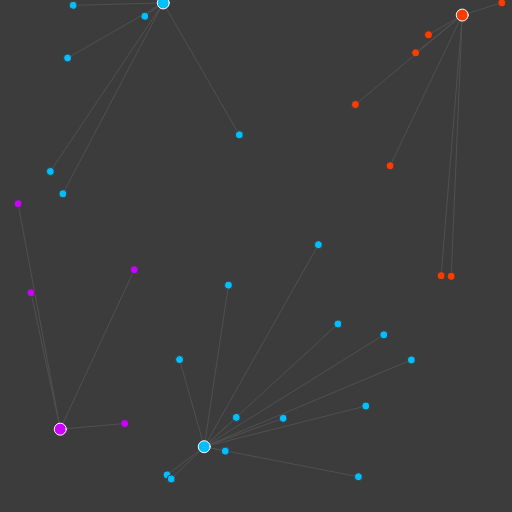
Frame 1 (no input)
Frame 60 (no input): identical to frame 1, image omitted
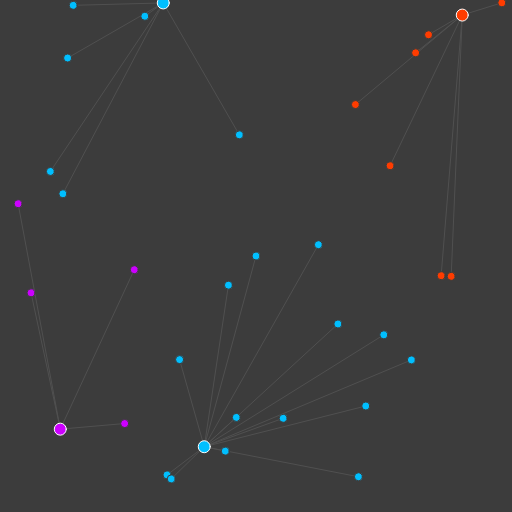
Frame 120 (the mouse pressed at the canvas centre since frame 60)

The p5.js sketch that drew these frames (run headless with seeded random() and noise() and a simulated clock; from frame 60 on, the mouse is pressed at the canvas centre):

// p5.js sketch
// ── sketch.js
let points
// Clusters
let ks

// Amount of clusters
const K_AMOUNT = 4

let scoreLabel

function setup() {
  createCanvas(512, 512)

  points = []
  ks = []

  for (let i = 0; i < 30; i++) {
    points.push(Point.createRandom())
  }

  for (let i = 0; i < K_AMOUNT; i++) {
    ks.push(K.createRandom())
  }

  createP(
    'Click with the mouse to add points<br/>' +
      'Press any button to calculate one step'
  )

  scoreLabel = createP('Score: 0')

  // Initial calculation
  calculateClusters()

  // From the 'ui.js' file
  createUI()
}

function draw() {
  background(60)

  for (let k of ks) {
    fill(k.color)
    noStroke()

    for (let p of k.points) {
      stroke(80)
      line(k.toScreenX(), k.toScreenY(), p.toScreenX(), p.toScreenY())
    }

    for (let p of k.points) {
      stroke(60)
      p.draw()
    }

    fill(k.color)
    stroke(255)

    k.draw()
  }
}

let haveCalculated = true

function keyPressed() {
  if (!haveCalculated) {
    console.log('Calculating clusters')
    calculateClusters()
    haveCalculated = true
  } else {
    console.log('Moving Ks')
    moveClusters()
    haveCalculated = false
  }
}

function mousePressed() {
  addPoint()
}

function mouseDragged() {
  addPoint()
}

/**
 * Add a point at the position of the mouse
 */
function addPoint() {
  let x = map(mouseX, 0, width, -1, 1)
  let y = map(mouseY, height, 0, -1, 1)

  if (x > 1 || x < -1 || y > 1 || y < -1) {
    return
  }

  points.push(new Point(x, y))
  calculateClusters()
}

/**
 * Calculate which cluster (Ks) each point closest to
 */
function calculateClusters() {
  for (let k of ks) {
    k.points = []
  }

  for (let p of points) {
    let closestK
    let closestDistance = Infinity

    for (let k of ks) {
      let distance = dist(p.x, p.y, k.x, k.y)

      if (distance < closestDistance) {
        closestDistance = distance
        closestK = k
      }
    }

    if (closestK) {
      closestK.points.push(p)
    }
  }

  let formattedScore = Math.round(totalScore() * 10000) / 10000

  scoreLabel.html('Score: ' + formattedScore)
}

/**
 * Move each cluster (Ks) to the middle of its points
 */
function moveClusters() {
  for (k of ks) {
    let totalX = 0
    let totalY = 0

    if (k.points.length == 0) {
      continue
    }

    for (p of k.points) {
      totalX += p.x
      totalY += p.y
    }

    let averageX = totalX / k.points.length
    let averageY = totalY / k.points.length

    k.x = averageX
    k.y = averageY
  }
}

/**
 * Calculate clusters until they don't move anymore
 */
function finishClusters() {
  let prevScore

  while (prevScore !== totalScore()) {
    prevScore = totalScore()
    calculateClusters()
    moveClusters()
  }
}

// The total score calculated as the average distance,
// between the clusters and the points
function totalScore() {
  let sum = 0
  for (let k of ks) {
    sum += k.score()
  }

  return sum / ks.length
}

// ── Point.js
class Point {
  constructor(x, y) {
    this.x = x
    this.y = y
  }

  toScreenX() {
    return map(this.x, -1, 1, 0, width)
  }

  toScreenY() {
    return map(this.y, -1, 1, height, 0)
  }

  draw() {
    ellipse(this.toScreenX(), this.toScreenY(), 8, 8)
  }

  static createRandom() {
    return new Point(random(-1, 1), random(-1, 1))
  }
}

class K extends Point {
  constructor(x, y) {
    super(x, y)

    this.color = color(
      'hsb(' + Math.floor(Math.random() * 360) + ', 100%, 100%)'
    )

    this.points = []
  }

  static createRandom() {
    return new K(Math.random() * 2 - 1, Math.random() * 2 - 1)
  }

  draw() {
    ellipse(this.toScreenX(), this.toScreenY(), 12, 12)
  }

  score() {
    if (this.points.length === 0) {
      return 1
    }

    let sum = 0
    for (let p of this.points) {
      sum += dist(p.x, p.y, this.x, this.y)
    }

    return sum / this.points.length
  }
}

// ── ui.js
function createUI() {
  let resetBtn = createButton('Clear points')
  resetBtn.mousePressed(() => {
    points = []
    calculateClusters()

    for (let k of ks) {
      k.points = []
    }
  })

  let randomizeClusters = () => {
    for (let k of ks) {
      k.x = random(-1, 1)
      k.y = random(-1, 1)
    }
  }

  let randomizeClustersBtn = createButton('Randomize Clusters')
  randomizeClustersBtn.mousePressed(() => {
    randomizeClusters()
  })

  let finishKs = createButton('Calculate Clusters')
  finishKs.mousePressed(() => {
    finishClusters()
  })

  let bestKs = createButton('Calculate best Ks over 100 tries')
  bestKs.mousePressed(() => {
    let bestScore = Infinity
    let bestClusterPositions = []

    for (let i = 0; i < 100; i++) {
      randomizeClusters()

      finishClusters()

      let score = totalScore()

      if (score < bestScore) {
        console.log('Found new best score at #' + i + ' score ' + bestScore)
        bestScore = score
        bestClusterPositions = []
        for (let k of ks) {
          bestClusterPositions.push({
            x: k.x,
            y: k.y,
          })
        }
      }
    }

    if (bestClusterPositions.length === 0) {
      return
    }

    for (let i = 0; i < ks.length; i++) {
      ks[i].x = bestClusterPositions[i].x
      ks[i].y = bestClusterPositions[i].y
    }
    calculateClusters()
  })

  createElement('br')

  createP('Add point between -1 and 1')
  createSpan('x:')
  let addX = createInput()
  createSpan(' y:')
  let addY = createInput()
  let addPoint = createButton('Add point')

  addPoint.mousePressed(() => {
    let x = Number(addX.value())
    let y = Number(addY.value())

    points.push(new Point(x, y))
    calculateClusters()
    addX.value('')
    addY.value('')
  })
}
